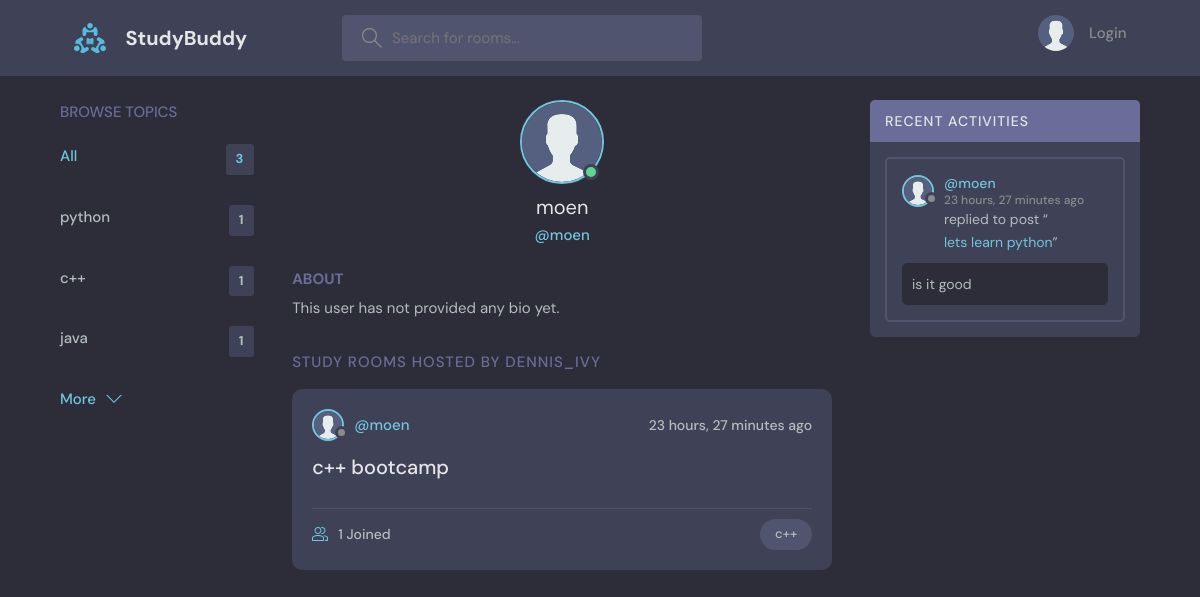
The app's page /profile/2/ with its own data.
### base/models.py (models this page shows, shortened)
class Topic(models.Model):
    name = models.CharField(max_length=200)

class User(AbstractUser):
    email = models.EmailField(unique=True)
    name = models.CharField(max_length=200, null=True)
    bio = models.TextField(null=True, blank=True)
    avatar = models.ImageField(null=True, default="avatar.svg")
    USERNAME_FIELD = 'username'
    REQUIRED_FIELDS = []

class Room(models.Model):
    host = models.ForeignKey(User, on_delete=models.SET_NULL, null=True)
    topic = models.ForeignKey(Topic, on_delete=models.SET_NULL, null=True)
    name = models.CharField(max_length=200)
    description = models.TextField(null=True, blank=True)
    participants = models.ManyToManyField(User, related_name='participants', blank=True)
    updated = models.DateTimeField(auto_now=True)
    created = models.DateTimeField(auto_now_add=True)
    class Meta:
        ordering = ['-updated', '-created']
    def __str__(self):
        return self.name

class Message(models.Model):
    user = models.ForeignKey(User, on_delete=models.CASCADE)
    room = models.ForeignKey(Room, on_delete=models.CASCADE)
    body = models.TextField()
    updated = models.DateTimeField(auto_now=True)
    created = models.DateTimeField(auto_now_add=True)
    class Meta:
        ordering = ['-updated', '-created']

### base/views.py (the view)
# urls.py: path('profile/<str:pk>/', views.userProfile, name='user-profile'),
def userProfile(request,pk):
    user = User.objects.get(id=pk)
    rooms = user.room_set.all()
    room_messages = user.message_set.all()
    topics = Topic.objects.all()
    context = {'user':user, 'rooms':rooms, 'room_messages':room_messages, 'topics':topics}
    return render(request, 'base/profile.html', context)

### base/templates/base/profile.html (shortened to what this page needs)
{% extends 'main.html' %}
{% block content %}
<main class="profile-page layout layout--3">
  <div class="container">
    {% include 'base/topics_component.html' %}
    <div class="roomList">
      <div class="profile">
        <div class="profile__avatar">
          <div class="avatar avatar--large active">
            <img src="{{ user.avatar.url }}" />
          </div>
        </div>
        <div class="profile__info">
          <h3>{{user.username}}</h3>
          <p>@{{user.username}}</p>
        </div>
        <div class="profile__about">
          <h3>About</h3>
          <p>{{ user.bio|default:"This user has not provided any bio yet." }}</p>
        </div>
      </div>
      <div class="roomList__header">
        <div>
          <h2>Study Rooms Hosted by dennis_ivy</a>
          </h2>
        </div>
      </div>
      {% include 'base/feed_component.html' %}
    </div>
    {% include 'base/activity_component.html' %}
  </div>
</main>
{% endblock content %}

### templates/main.html (shortened to what this page needs)
<!DOCTYPE html>
{% load static %}
<html lang="en">
<head>
    <link rel="stylesheet" href="{% static 'styles/style.css' %}" />
</head>
<body>
    {% include 'navbar.html' %}
    {% block content %}
    {% endblock %}
</body>
</html>

### templates/navbar.html (shortened to what this page needs)
{% load static %}
<header class="header header--loggedIn">
    <div class="container">
        <a href="{% url 'home' %}" class="header__logo">
            <img src="{% static 'images/logo.svg' %}" />
            <h1>StudyBuddy</h1>
        </a>
        <form class="header__search" method="GET" action="{% url 'home' %}">
            <label>
                <input name="q" placeholder="Search for rooms..." />
            </label>
        </form>
        <nav class="header__menu">
            {% if request.user.is_authenticated %}
            <div class="header__user">
                <a href="{% url 'update-user' %}">
                    <div class="avatar avatar--medium active">
                        <img src="{{request.user.avatar.url}}" />
                    </div>
                    <p>{{request.user.username}} <span>@{{request.user.username}}</span></p>
                </a>
                <button class="dropdown-button">
                    <svg version="1.1" xmlns="http://www.w3.org/2000/svg" width="32" height="32" viewBox="0 0 32 32">
                        <title>chevron-down</title>
                        <path d="M16 21l-13-13h-3l16 16 16-16h-3l-13 13z"></path>
                    </svg>
                </button>
            </div>
            {% else %}
            <a href="{% url 'login' %}">
                <img src="{% static 'images/avatar.svg' %}" />
                <p>Login</p>
            </a>
            {% endif %}
        </nav>
    </div>
</header>

### base/templates/base/topics_component.html
<div class="topics">
    <div class="topics__header">
        <h2>Browse Topics</h2>
    </div>
    <ul class="topics__list">
        <li>
            <a href="{% url 'home' %}" class="active">All <span>{{topics.count}}</span></a>
        </li>
        {% for topic in topics %}
        <li>
            <a href="{% url 'home' %}?q={{topic.name}}">{{topic.name}} <span>{{topic.room_set.all.count}}</span></a>
        </li>
        {% endfor %}
    </ul>
    <a class="btn btn--link" href="{% url 'topics' %}">
        More
        <svg version="1.1" xmlns="http://www.w3.org/2000/svg" width="32" height="32" viewBox="0 0 32 32">
            <title>chevron-down</title>
            <path d="M16 21l-13-13h-3l16 16 16-16h-3l-13 13z"></path>
        </svg>
    </a>
</div>

### base/templates/base/feed_component.html (shortened to what this page needs)
{% for room in rooms %}
<div class="roomListRoom">
    <div class="roomListRoom__header">
        {% if room.host and room.host.id %}
        <a href="{% url 'user-profile' room.host.id %}" class="roomListRoom__author">
            <div class="avatar avatar--small">
                <img src="{{room.host.avatar.url}}" />
            </div>
            <span>@{{ room.host.username }}</span>
        </a>
        {% else %}
        <span class="roomListRoom__author">@Unknown</span>
        {% endif %}
        <div class="roomListRoom__actions">
            <span>{{ room.created|timesince }} ago</span>
        </div>
    </div>
    <div class="roomListRoom__content">
        <a href="{% url 'room' room.id %}">{{ room.name }}</a>
    </div>
    <div class="roomListRoom__meta">
        <a href="{% url 'room' room.id %}" class="roomListRoom__joined">
            {{ room.participants.all.count }} Joined
        </a>
        <p class="roomListRoom__topic">{{ room.topic.name }}</p>
    </div>
</div>
{% endfor %}

### base/templates/base/activity_component.html (shortened to what this page needs)
<div class="activities">
    <div class="activities__header">
        <h2>Recent Activities</h2>
    </div>
    {% for message in room_messages %}
    <div class="activities__box">
        <div class="activities__boxHeader roomListRoom__header">
            <a href="{% url 'user-profile' message.user.id %}" class="roomListRoom__author">
                <div class="avatar avatar--small">
                    <img src="{{message.user.avatar.url}}" />
                </div>
                <p>
                    @{{message.user}}
                    <span>{{message.created|timesince}} ago</span>
                </p>
            </a>
        </div>
        <div class="activities__boxContent">
            <p>replied to post “<a href="{% url 'room' message.room.id %}">{{message.room}}</a>”</p>
            <div class="activities__boxRoomContent">
                {{message.body}}
            </div>
        </div>
    </div>
    {% endfor %}
</div>

### records on screen
Topic: name "python", room_set.all.count "1"
Topic: name "c++", room_set.all.count "1"
Topic: name "java", room_set.all.count "1"
User: avatar (placeholder picture), username "moen", bio "This user has not provided any bio yet."
Room: host.avatar (placeholder picture), host.username "moen", created "23 hours, 27 minutes", name "c++ bootcamp", participants.all.count "1", topic.name "c++"
Message: user.avatar (placeholder picture), user "moen", created "23 hours, 27 minutes", room "lets learn python", body "is it good"

### other values on screen
{{ topics.count }} "3"
